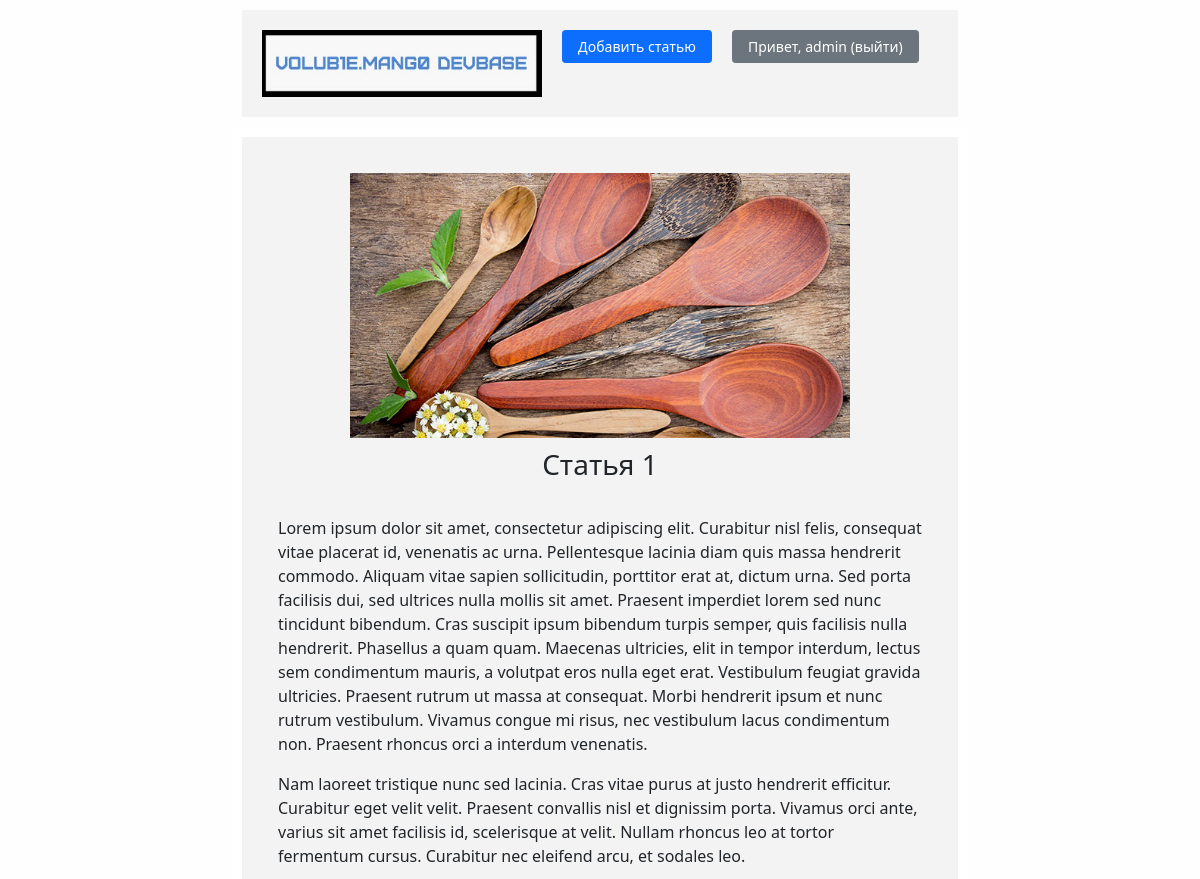
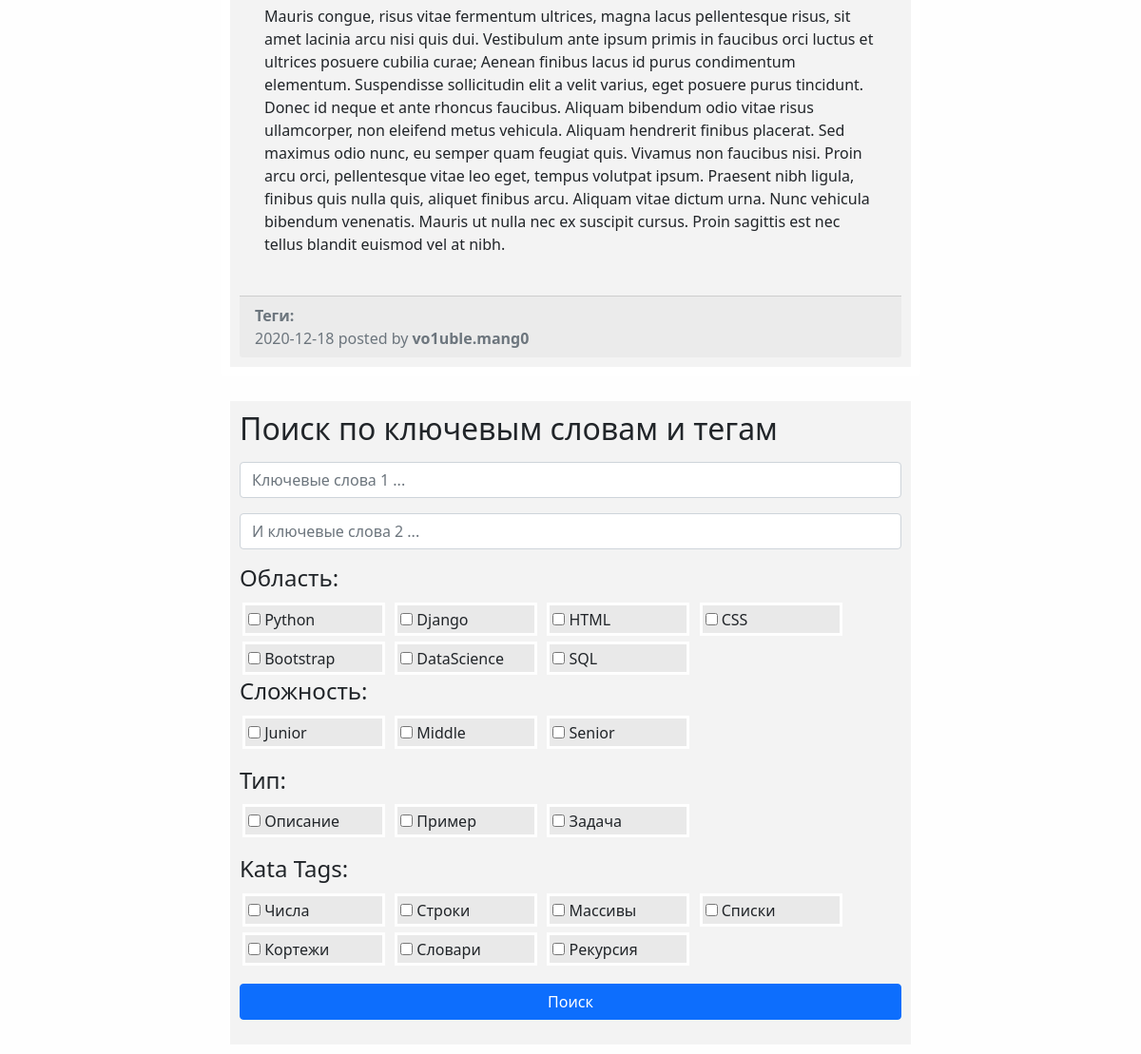
Screenshot of /post/statya-1/ (signed in) with the database file from the repository (2 pictures, top to bottom).
### post/models.py (models this page shows, shortened)
class Post(models.Model):
    title = models.CharField(max_length=255)
    slug = models.SlugField(max_length=255, verbose_name='Url', unique=True)
    author = models.CharField(max_length=100)
    content = models.TextField(blank=True)
    created_at = models.DateTimeField(auto_now_add=True, verbose_name='Опубликовано')
    photo = models.ImageField(upload_to='photos/%Y/%m/%d/', blank=True)
    views = models.IntegerField(default=0, verbose_name='Кол-во просмотров')
    tags = models.ManyToManyField(Tag, blank=True, related_name='posts')
    class Meta:
        ordering=['-created_at']
        verbose_name = 'Статья(-ю)'
        verbose_name_plural = 'Статьи'

### post/views.py (the view)
# urls.py: path('post/<str:slug>/', GetPost.as_view(), name='post'),
class GetPost(LoginRequiredMixin, DetailView):
    model = Post
    template_name = 'post/single.html'
    context_object_name = 'post'
    login_url = '/login/'
    def get_context_data(self, *, object_list=None, **kwargs):
        context = super().get_context_data(**kwargs)
        self.object.views = F('views') + 1
        self.object.save()
        self.object.refresh_from_db()
        return context

### post/templates/post/single.html (shortened to what this page needs)
{% extends 'base.html' %}
{% block content %}
{% autoescape on %}
<div class="container">
    <div class="row justify-content-center">
        <div class="col-md-8">
            <div class="card mb-3">
                <div class="main_gray">
                    <div class="card-body">
                        {% if post.photo %}
                        <div class="single_post_photo"><img src="{{ post.photo.url }}" alt="" width="500"
                                                            ></div>
                        {% else %}
                        <img src="https://picsum.photos/id/1060/350/300/?blur=2" alt="" class="float-left mr-3">
                        {% endif %}
                        <div class="single_post_title"><h3 class="card-title" >{{ post.title }}</h3></div>
                        <div class="single_post_text">
                            <p class="card-text">{{ post.content|safe|linebreaks }}</p>
                        </div>
                    </div>
                    <div class="card-footer text-muted">
                        <b>Теги:</b>
                        <br>
                        {{ post.created_at|date:"Y-m-d" }}
                        posted by <b>{{ post.author }}</b>
                    </div>
                </div>
            </div>
        </div>
    </div>
</div>
{% endautoescape %}
{% endblock %}

### templates/base.html (shortened to what this page needs)
{% load static %}
<!DOCTYPE html>
<html lang="en">
<head>
    <link rel="stylesheet" href="{% static 'bootstrap/css/bootstrap.css' %}">
    <link rel="stylesheet" href="{% static 'css/style.css' %}">
</head>
<body>
{% include 'inc/_header.html'%}
{% block content %}CONTENT{% endblock%}
{% include 'inc/_footer.html'%}
</body>
</html>

### templates/inc/_header.html
<header class="header">
    <div class="container">
        <div class="row justify-content-center ">
            <div class="col-md-8">
            <div class="main_gray">
                <a href="{% url 'mainpage' %}"><img class="logo_left_main" src="/media/logo.jpg"
                                                    alt="vo1uble.mang0"></a>
                <a class="btn btn-primary btn-sm btn_header_main " href="{% url 'add_post' %}" role="button">Добавить статью
                </a>
                <a class="btn btn-secondary btn-sm btn_header_main " href="{% url 'logout' %}" role="button">Привет, {{ user.username }} (выйти)</a>
            </div>
            </div>
        </div>
    </div>
</header>

### templates/inc/_footer.html (shortened to what this page needs)
<footer class="footer">
    <div class="container">
        <div class="row justify-content-center">
            <div class="col-md-8">
                <div class="main_gray">
                    <h2 class="sidebar-title">Поиск по ключевым словам и тегам</h2>
                    <form action="{% url 'search' %}" method="get">
                        <p><input type="text" autocomplete="off" class="form-control" id="s1" name="s1" placeholder="Ключевые слова 1 ..." size="30"></p>
                        <p><input type="text" autocomplete="off" class="form-control" id="s2" name="s2" placeholder="И ключевые слова 2 ..." size="30"></p>
                        <h4> Область: </h4>
                        <label class="search_checkbox"><input type="checkbox" id="Python" name="Python"> Python </label>
                        <label class="search_checkbox"><input type="checkbox" id="Django" name="Django"> Django </label>
                        <label class="search_checkbox"><input type="checkbox" id="HTML" name="HTML"> HTML </label>
                        <label class="search_checkbox"><input type="checkbox" id="CSS" name="CSS"> CSS </label>
                        <label class="search_checkbox"><input type="checkbox" id="Bootstrap" name="Bootstrap"> Bootstrap </label>
                        <label class="search_checkbox"><input type="checkbox" id="DataScience" name="DataScience"> DataScience </label>
                        <label class="search_checkbox"><input type="checkbox" id="SQL" name="SQL"> SQL </label>
                        <h4> Сложность: </h4>
                        <label class="search_checkbox"><input type="checkbox" id="Junior" name="Junior"> Junior</label>
                        <label class="search_checkbox"><input type="checkbox" id="Middle" name="Middle"> Middle</label>
                        <label class="search_checkbox"><input type="checkbox" id="Senior" name="Senior"> Senior</label>
                        <h4> Тип: </h4>
                        <label class="search_checkbox"><input type="checkbox" id="Описание" name="Описание"> Описание </label>
                        <label class="search_checkbox"><input type="checkbox" id="Пример" name="Пример" > Пример </label>
                        <label class="search_checkbox"><input type="checkbox" id="Задача" name="Задача"> Задача </label>
                        <h4> Kata Tags:</h4>
                        <label class="search_checkbox"><input type="checkbox" id="Числа" name="Числа"> Числа</label>
                        <label class="search_checkbox"><input type="checkbox" id="Строки" name="Строки"> Строки </label>
                        <label class="search_checkbox"><input type="checkbox" id="Массивы" name="Массивы"> Массивы </label>
                        <label class="search_checkbox"><input type="checkbox" id="Списки" name="Списки"> Списки </label>
                        <label class="search_checkbox"><input type="checkbox" id="Кортежи" name="Кортежи"> Кортежи </label>
                        <label class="search_checkbox"><input type="checkbox" id="Словари" name="Словари"> Словари </label>
                        <label class="search_checkbox"><input type="checkbox" id="Рекурсия" name="Рекурсия"> Рекурсия </label>
                        <div class="d-grid gap-2">
                            <button type="submit" class="btn btn-primary"> Поиск </button>
                        </div>
                    </form>
                </div>
            </div>
        </div>
    </div>
</footer>

### devbase/static/css/style.css (style rules this page uses)
body { background-color: #fefefe; }
.main_gray { background-color: #f2f2f2e6; border:0px solid #9dc5f0; overflow:hidden; margin:10px; padding:10px; }
.single_post_text { padding:10px; }
.single_post_photo { text-align:center; display:block; margin:10px; }
.single_post_title { text-align:center; }
.search_checkbox { border:3px solid #fefefe; background-color: #e8e8e8e6; margin:3px; width:150px; height:35px; text-align:left; padding:3px; }
.logo_left_main { display: block; float: left; padding: 10px; width: 300px; }
.btn_header_main { float: left; margin:10px 10px; text-align:center; valign:center; padding:5px 15px; }

### rows the page displays
Post: photo (picture), title "Статья 1", content "Lorem ipsum dolor sit amet, consectetur adipiscing elit. Curabitur nisl felis, consequat vitae placerat id, venenatis ac urna. Pellentesque lacinia diam quis massa hendrerit commodo. Aliquam vitae sapien sollicitudin, porttitor erat at, dictum urna. Sed porta facilisis dui, sed ultrices nulla mollis sit amet. Praesent imperdiet lorem sed nunc tincidunt bibendum. Cras suscipit ipsum bibendum turpis semper, quis facilisis nulla hendrerit. Phasellus a quam quam. Maecenas ultricies, elit in tempor interdum, lectus sem condimentum mauris, a volutpat eros nulla eget erat. Vestibulum feugiat gravida ultricies. Praesent rutrum ut massa at consequat. Morbi hendrerit ipsum et nunc rutrum vestibulum.…", created_at "2020-12-18", author "vo1uble.mang0"

### other values shown
{{ user.username }} "admin"
